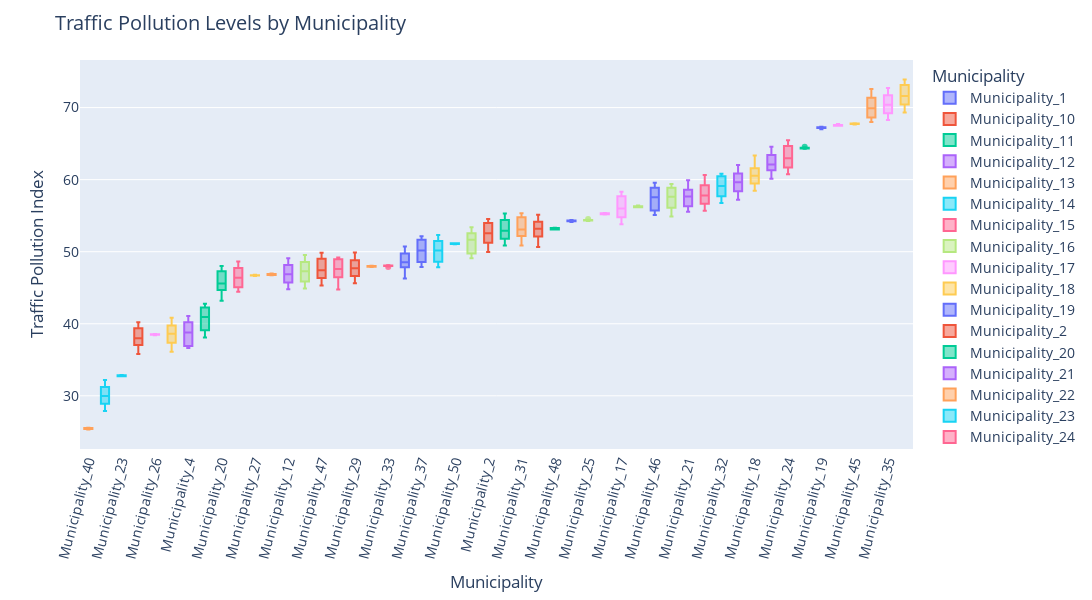

Write notebook code for a chart like this one.
### Code cell
mu_sorted = mu.groupby("Municipality")["Traffic_Pollution"].median().sort_values().index


fig = px.box(mu, x="Municipality", y="Traffic_Pollution", color="Municipality")

fig.update_layout(
    title="Traffic Pollution Levels by Municipality",
    xaxis_title="Municipality",
    yaxis_title="Traffic Pollution Index",
    width=1200, height=600,  
    xaxis_tickangle=-75,  
    font=dict(size=14), 
    xaxis={'categoryorder':'array', 'categoryarray':mu_sorted}  )

fig.update_traces(marker=dict(opacity=0.8)) 
fig.show()

### Figure 1 — Plotly figure (JSON) as saved in the notebook; plotly's stock layout.template omitted (floating-point values rounded to 4 significant figures)
{"data": [{"alignmentgroup": "True", "hovertemplate": "Municipality=%{x}<br>Traffic_Pollution=%{y}<extra></extra>", "legendgroup": "Municipality_1", "marker": {"color": "#636efa", "opacity": 0.8}, "name": "Municipality_1", "notched": false, "offsetgroup": "Municipality_1", "orientation": "v", "showlegend": true, "type": "box", "x": ["Municipality_1", "Municipality_1", "Municipality_1", "Municipality_1", "Municipality_1", "Municipality_1", "Municipality_1", "Municipality_1", "Municipality_1", "Municipality_1"], "x0": " ", "xaxis": "x", "y": [46.28, 47.14, 47.87, 47.83, 48.38, 48.67, 49.74, 49.59, 50.58, 50.71], "y0": " ", "yaxis": "y"}, {"alignmentgroup": "True", "hovertemplate": "Municipality=%{x}<br>Traffic_Pollution=%{y}<extra></extra>", "legendgroup": "Municipality_10", "marker": {"color": "#EF553B", "opacity": 0.8}, "name": "Municipality_10", "notched": false, "offsetgroup": "Municipality_10", "orientation": "v", "showlegend": true, "type": "box", "x": ["Municipality_10", "Municipality_10", "Municipality_10", "Municipality_10", "Municipality_10", "Municipality_10", "Municipality_10", "Municipality_10", "Municipality_10", "Municipality_10"], "x0": " ", "xaxis": "x", "y": [50.65, 51.25, 52.12, 52.73, 52.67, 53.73, 53.62, 54.15, 54.64, 55.13], "y0": " ", "yaxis": "y"}, {"alignmentgroup": "True", "hovertemplate": "Municipality=%{x}<br>Traffic_Pollution=%{y}<extra></extra>", "legendgroup": "Municipality_11", "marker": {"color": "#00cc96", "opacity": 0.8}, "name": "Municipality_11", "notched": false, "offsetgroup": "Municipality_11", "orientation": "v", "showlegend": true, "type": "box", "x": ["Municipality_11", "Municipality_11", "Municipality_11", "Municipality_11", "Municipality_11", "Municipality_11", "Municipality_11", "Municipality_11", "Municipality_11", "Municipality_11"], "x0": " ", "xaxis": "x", "y": [38.09, 38.48, 39.11, 39.86, 40.65, 41.19, 41.47, 42.52, 42.26, 42.76], "y0": " ", "yaxis": "y"}, {"alignmentgroup": "True", "hovertemplate": "Municipality=%{x}<br>Traffic_Pollution=%{y}<extra></extra>", "legendgroup": "Municipality_12", "marker": {"color": "#ab63fa", "opacity": 0.8}, "name": "Municipality_12", "notched": false, "offsetgroup": "Municipality_12", "orientation": "v", "showlegend": true, "type": "box", "x": ["Municipality_12", "Municipality_12", "Municipality_12", "Municipality_12", "Municipality_12", "Municipality_12", "Municipality_12", "Municipality_12", "Municipality_12", "Municipality_12"], "x0": " ", "xaxis": "x", "y": [44.78, 45.31, 45.74, 45.81, 46.77, 47.0, 47.19, 48.14, 48.69, 49.08], "y0": " ", "yaxis": "y"}, {"alignmentgroup": "True", "hovertemplate": "Municipality=%{x}<br>Traffic_Pollution=%{y}<extra></extra>", "legendgroup": "Municipality_13", "marker": {"color": "#FFA15A", "opacity": 0.8}, "name": "Municipality_13", "notched": false, "offsetgroup": "Municipality_13", "orientation": "v", "showlegend": true, "type": "box", "x": ["Municipality_13", "Municipality_13", "Municipality_13", "Municipality_13", "Municipality_13", "Municipality_13", "Municipality_13", "Municipality_13", "Municipality_13", "Municipality_13"], "x0": " ", "xaxis": "x", "y": [48.05, 47.91, 47.92, 47.96, 47.86, 47.98, 48.0, 48.02, 47.88, 47.9], "y0": " ", "yaxis": "y"}, {"alignmentgroup": "True", "hovertemplate": "Municipality=%{x}<br>Traffic_Pollution=%{y}<extra></extra>", "legendgroup": "Municipality_14", "marker": {"color": "#19d3f3", "opacity": 0.8}, "name": "Municipality_14", "notched": false, "offsetgroup": "Municipality_14", "orientation": "v", "showlegend": true, "type": "box", "x": ["Municipality_14", "Municipality_14", "Municipality_14", "Municipality_14", "Municipality_14", "Municipality_14", "Municipality_14", "Municipality_14", "Municipality_14", "Municipality_14"], "x0": " ", "xaxis": "x", "y": [27.88, 28.24, 28.92, 29.24, 29.42, 30.51, 31.23, 31.19, 31.57, 32.18], "y0": " ", "yaxis": "y"}, {"alignmentgroup": "True", "hovertemplate": "Municipality=%{x}<br>Traffic_Pollution=%{y}<extra></extra>", "legendgroup": "Municipality_15", "marker": {"color": "#FF6692", "opacity": 0.8}, "name": "Municipality_15", "notched": false, "offsetgroup": "Municipality_15", "orientation": "v", "showlegend": true, "type": "box", "x": ["Municipality_15", "Municipality_15", "Municipality_15", "Municipality_15", "Municipality_15", "Municipality_15", "Municipality_15", "Municipality_15", "Municipality_15", "Municipality_15"], "x0": " ", "xaxis": "x", "y": [55.7, 56.56, 56.66, 57.06, 57.49, 58.07, 59.23, 58.89, 59.81, 60.63], "y0": " ", "yaxis": "y"}, {"alignmentgroup": "True", "hovertemplate": "Municipality=%{x}<br>Traffic_Pollution=%{y}<extra></extra>", "legendgroup": "Municipality_16", "marker": {"color": "#B6E880", "opacity": 0.8}, "name": "Municipality_16", "notched": false, "offsetgroup": "Municipality_16", "orientation": "v", "showlegend": true, "type": "box", "x": ["Municipality_16", "Municipality_16", "Municipality_16", "Municipality_16", "Municipality_16", "Municipality_16", "Municipality_16", "Municipality_16", "Municipality_16", "Municipality_16"], "x0": " ", "xaxis": "x", "y": [56.37, 56.19, 56.22, null, 56.22, 56.4, 56.16, 56.29, 56.15, 56.3], "y0": " ", "yaxis": "y"}, {"alignmentgroup": "True", "hovertemplate": "Municipality=%{x}<br>Traffic_Pollution=%{y}<extra></extra>", "legendgroup": "Municipality_17", "marker": {"color": "#FF97FF", "opacity": 0.8}, "name": "Municipality_17", "notched": false, "offsetgroup": "Municipality_17", "orientation": "v", "showlegend": true, "type": "box", "x": ["Municipality_17", "Municipality_17", "Municipality_17", "Municipality_17", "Municipality_17", "Municipality_17", "Municipality_17", "Municipality_17", "Municipality_17", "Municipality_17"], "x0": " ", "xaxis": "x", "y": [53.8, 54.13, 54.77, 55.35, 55.3, 56.68, 56.64, 57.69, 57.75, 58.31], "y0": " ", "yaxis": "y"}, {"alignmentgroup": "True", "hovertemplate": "Municipality=%{x}<br>Traffic_Pollution=%{y}<extra></extra>", "legendgroup": "Municipality_18", "marker": {"color": "#FECB52", "opacity": 0.8}, "name": "Municipality_18", "notched": false, "offsetgroup": "Municipality_18", "orientation": "v", "showlegend": true, "type": "box", "x": ["Municipality_18", "Municipality_18", "Municipality_18", "Municipality_18", "Municipality_18", "Municipality_18", "Municipality_18", "Municipality_18", "Municipality_18", "Municipality_18"], "x0": " ", "xaxis": "x", "y": [58.44, 58.88, 59.48, 59.81, 60.26, 60.83, 61.2, 61.57, 62.37, 63.34], "y0": " ", "yaxis": "y"}, {"alignmentgroup": "True", "hovertemplate": "Municipality=%{x}<br>Traffic_Pollution=%{y}<extra></extra>", "legendgroup": "Municipality_19", "marker": {"color": "#636efa", "opacity": 0.8}, "name": "Municipality_19", "notched": false, "offsetgroup": "Municipality_19", "orientation": "v", "showlegend": true, "type": "box", "x": ["Municipality_19", "Municipality_19", "Municipality_19", "Municipality_19", "Municipality_19", "Municipality_19", "Municipality_19", "Municipality_19", "Municipality_19", "Municipality_19"], "x0": " ", "xaxis": "x", "y": [67.15, 67.19, 67.26, 67.32, null, 67.0, 67.14, 67.21, 67.29, 67.2], "y0": " ", "yaxis": "y"}, {"alignmentgroup": "True", "hovertemplate": "Municipality=%{x}<br>Traffic_Pollution=%{y}<extra></extra>", "legendgroup": "Municipality_2", "marker": {"color": "#EF553B", "opacity": 0.8}, "name": "Municipality_2", "notched": false, "offsetgroup": "Municipality_2", "orientation": "v", "showlegend": true, "type": "box", "x": ["Municipality_2", "Municipality_2", "Municipality_2", "Municipality_2", "Municipality_2", "Municipality_2", "Municipality_2", "Municipality_2", "Municipality_2", "Municipality_2"], "x0": " ", "xaxis": "x", "y": [49.96, 50.82, 51.25, 51.79, 52.36, 52.72, 53.22, 53.99, 54.12, 54.53], "y0": " ", "yaxis": "y"}, {"alignmentgroup": "True", "hovertemplate": "Municipality=%{x}<br>Traffic_Pollution=%{y}<extra></extra>", "legendgroup": "Municipality_20", "marker": {"color": "#00cc96", "opacity": 0.8}, "name": "Municipality_20", "notched": false, "offsetgroup": "Municipality_20", "orientation": "v", "showlegend": true, "type": "box", "x": ["Municipality_20", "Municipality_20", "Municipality_20", "Municipality_20", "Municipality_20", "Municipality_20", "Municipality_20", "Municipality_20", "Municipality_20", "Municipality_20"], "x0": " ", "xaxis": "x", "y": [43.2, 44.16, 44.75, 44.67, 45.35, 45.83, 46.46, 47.29, 47.28, 48.01], "y0": " ", "yaxis": "y"}, {"alignmentgroup": "True", "hovertemplate": "Municipality=%{x}<br>Traffic_Pollution=%{y}<extra></extra>", "legendgroup": "Municipality_21", "marker": {"color": "#ab63fa", "opacity": 0.8}, "name": "Municipality_21", "notched": false, "offsetgroup": "Municipality_21", "orientation": "v", "showlegend": true, "type": "box", "x": ["Municipality_21", "Municipality_21", "Municipality_21", "Municipality_21", "Municipality_21", "Municipality_21", "Municipality_21", "Municipality_21", "Municipality_21", "Municipality_21"], "x0": " ", "xaxis": "x", "y": [55.55, 55.54, 56.31, 57.4, 57.41, 57.88, 58.29, 58.59, 59.3, 59.91], "y0": " ", "yaxis": "y"}, {"alignmentgroup": "True", "hovertemplate": "Municipality=%{x}<br>Traffic_Pollution=%{y}<extra></extra>", "legendgroup": "Municipality_22", "marker": {"color": "#FFA15A", "opacity": 0.8}, "name": "Municipality_22", "notched": false, "offsetgroup": "Municipality_22", "orientation": "v", "showlegend": true, "type": "box", "x": ["Municipality_22", "Municipality_22", "Municipality_22", "Municipality_22", "Municipality_22", "Municipality_22", "Municipality_22", "Municipality_22", "Municipality_22", "Municipality_22"], "x0": " ", "xaxis": "x", "y": [46.8, 46.74, 46.91, 46.78, 46.81, 46.89, 46.82, 46.96, 46.82, 46.72], "y0": " ", "yaxis": "y"}, {"alignmentgroup": "True", "hovertemplate": "Municipality=%{x}<br>Traffic_Pollution=%{y}<extra></extra>", "legendgroup": "Municipality_23", "marker": {"color": "#19d3f3", "opacity": 0.8}, "name": "Municipality_23", "notched": false, "offsetgroup": "Municipality_23", "orientation": "v", "showlegend": true, "type": "box", "x": ["Municipality_23", "Municipality_23", "Municipality_23", "Municipality_23", "Municipality_23", "Municipality_23", "Municipality_23", "Municipality_23", "Municipality_23", "Municipality_23"], "x0": " ", "xaxis": "x", "y": [32.73, 32.88, 32.84, 32.73, 32.73, null, 32.85, 32.9, 32.71, 32.77], "y0": " ", "yaxis": "y"}, {"alignmentgroup": "True", "hovertemplate": "Municipality=%{x}<br>Traffic_Pollution=%{y}<extra></extra>", "legendgroup": "Municipality_24", "marker": {"color": "#FF6692", "opacity": 0.8}, "name": "Municipality_24", "notched": false, "offsetgroup": "Municipality_24", "orientation": "v", "showlegend": true, "type": "box", "x": ["Municipality_24", "Municipality_24", "Municipality_24", "Municipality_24", "Municipality_24", "Municipality_24", "Municipality_24", "Municipality_24", "Municipality_24", "Municipality_24"], "x0": " ", "xaxis": "x", "y": [60.76, 60.97, 61.69, 61.87, 62.67, 63.24, 63.59, 64.67, 64.91, 65.45], "y0": " ", "yaxis": "y"}, {"alignmentgroup": "True", "hovertemplate": "Municipality=%{x}<br>Traffic_Pollution=%{y}<extra></extra>", "legendgroup": "Municipality_25", "marker": {"color": "#B6E880", "opacity": 0.8}, "name": "Municipality_25", "notched": false, "offsetgroup": "Municipality_25", "orientation": "v", "showlegend": true, "type": "box", "x": ["Municipality_25", "Municipality_25", "Municipality_25", "Municipality_25", "Municipality_25", "Municipality_25", "Municipality_25", "Municipality_25", "Municipality_25", "Municipality_25"], "x0": " ", "xaxis": "x", "y": [54.37, 54.36, 54.27, 54.43, 54.39, 54.4, 54.52, 54.32, 54.34, 54.29], "y0": " ", "yaxis": "y"}, {"alignmentgroup": "True", "hovertemplate": "Municipality=%{x}<br>Traffic_Pollution=%{y}<extra></extra>", "legendgroup": "Municipality_26", "marker": {"color": "#FF97FF", "opacity": 0.8}, "name": "Municipality_26", "notched": false, "offsetgroup": "Municipality_26", "orientation": "v", "showlegend": true, "type": "box", "x": ["Municipality_26", "Municipality_26", "Municipality_26", "Municipality_26", "Municipality_26", "Municipality_26", "Municipality_26", "Municipality_26", "Municipality_26", "Municipality_26"], "x0": " ", "xaxis": "x", "y": [38.5, 38.46, 38.53, 38.55, 38.52, 38.56, 38.39, 38.53, 38.45, 38.57], "y0": " ", "yaxis": "y"}, {"alignmentgroup": "True", "hovertemplate": "Municipality=%{x}<br>Traffic_Pollution=%{y}<extra></extra>", "legendgroup": "Municipality_27", "marker": {"color": "#FECB52", "opacity": 0.8}, "name": "Municipality_27", "notched": false, "offsetgroup": "Municipality_27", "orientation": "v", "showlegend": true, "type": "box", "x": ["Municipality_27", "Municipality_27", "Municipality_27", "Municipality_27", "Municipality_27", "Municipality_27", "Municipality_27", "Municipality_27", "Municipality_27", "Municipality_27"], "x0": " ", "xaxis": "x", "y": [46.69, 46.72, 46.75, 46.74, 46.75, 46.68, 46.64, 46.7, 46.8, 46.65], "y0": " ", "yaxis": "y"}, {"alignmentgroup": "True", "hovertemplate": "Municipality=%{x}<br>Traffic_Pollution=%{y}<extra></extra>", "legendgroup": "Municipality_28", "marker": {"color": "#636efa", "opacity": 0.8}, "name": "Municipality_28", "notched": false, "offsetgroup": "Municipality_28", "orientation": "v", "showlegend": true, "type": "box", "x": ["Municipality_28", "Municipality_28", "Municipality_28", "Municipality_28", "Municipality_28", "Municipality_28", "Municipality_28", "Municipality_28", "Municipality_28", "Municipality_28"], "x0": " ", "xaxis": "x", "y": [54.34, 54.34, 54.13, 54.26, 54.12, 54.34, 54.22, 54.28, 54.32, 54.38], "y0": " ", "yaxis": "y"}, {"alignmentgroup": "True", "hovertemplate": "Municipality=%{x}<br>Traffic_Pollution=%{y}<extra></extra>", "legendgroup": "Municipality_29", "marker": {"color": "#EF553B", "opacity": 0.8}, "name": "Municipality_29", "notched": false, "offsetgroup": "Municipality_29", "orientation": "v", "showlegend": true, "type": "box", "x": ["Municipality_29", "Municipality_29", "Municipality_29", "Municipality_29", "Municipality_29", "Municipality_29", "Municipality_29", "Municipality_29", "Municipality_29", "Municipality_29"], "x0": " ", "xaxis": "x", "y": [45.61, 45.66, 46.63, 47.22, 47.44, 47.99, 48.56, 48.82, 49.51, 49.87], "y0": " ", "yaxis": "y"}, {"alignmentgroup": "True", "hovertemplate": "Municipality=%{x}<br>Traffic_Pollution=%{y}<extra></extra>", "legendgroup": "Municipality_3", "marker": {"color": "#00cc96", "opacity": 0.8}, "name": "Municipality_3", "notched": false, "offsetgroup": "Municipality_3", "orientation": "v", "showlegend": true, "type": "box", "x": ["Municipality_3", "Municipality_3", "Municipality_3", "Municipality_3", "Municipality_3", "Municipality_3", "Municipality_3", "Municipality_3", "Municipality_3", "Municipality_3"], "x0": " ", "xaxis": "x", "y": [50.88, 51.58, 51.79, 52.3, 52.66, 53.12, 53.66, 54.39, 55.24, 55.29], "y0": " ", "yaxis": "y"}, {"alignmentgroup": "True", "hovertemplate": "Municipality=%{x}<br>Traffic_Pollution=%{y}<extra></extra>", "legendgroup": "Municipality_30", "marker": {"color": "#ab63fa", "opacity": 0.8}, "name": "Municipality_30", "notched": false, "offsetgroup": "Municipality_30", "orientation": "v", "showlegend": true, "type": "box", "x": ["Municipality_30", "Municipality_30", "Municipality_30", "Municipality_30", "Municipality_30", "Municipality_30", "Municipality_30", "Municipality_30", "Municipality_30", "Municipality_30"], "x0": " ", "xaxis": "x", "y": [57.22, 57.62, 58.37, 58.76, 59.4, 59.86, 60.56, 60.86, 61.55, 62.04], "y0": " ", "yaxis": "y"}, {"alignmentgroup": "True", "hovertemplate": "Municipality=%{x}<br>Traffic_Pollution=%{y}<extra></extra>", "legendgroup": "Municipality_31", "marker": {"color": "#FFA15A", "opacity": 0.8}, "name": "Municipality_31", "notched": false, "offsetgroup": "Municipality_31", "orientation": "v", "showlegend": true, "type": "box", "x": ["Municipality_31", "Municipality_31", "Municipality_31", "Municipality_31", "Municipality_31", "Municipality_31", "Municipality_31", "Municipality_31", "Municipality_31", "Municipality_31"], "x0": " ", "xaxis": "x", "y": [50.86, 51.49, 52.28, 52.16, 52.94, 53.23, 53.44, 54.76, 55.12, 55.35], "y0": " ", "yaxis": "y"}, {"alignmentgroup": "True", "hovertemplate": "Municipality=%{x}<br>Traffic_Pollution=%{y}<extra></extra>", "legendgroup": "Municipality_32", "marker": {"color": "#19d3f3", "opacity": 0.8}, "name": "Municipality_32", "notched": false, "offsetgroup": "Municipality_32", "orientation": "v", "showlegend": true, "type": "box", "x": ["Municipality_32", "Municipality_32", "Municipality_32", "Municipality_32", "Municipality_32", "Municipality_32", "Municipality_32", "Municipality_32", "Municipality_32", "Municipality_32"], "x0": " ", "xaxis": "x", "y": [56.76, 57.31, 57.68, 58.33, 58.84, 59.42, 59.57, 60.47, 60.46, 60.81], "y0": " ", "yaxis": "y"}, {"alignmentgroup": "True", "hovertemplate": "Municipality=%{x}<br>Traffic_Pollution=%{y}<extra></extra>", "legendgroup": "Municipality_33", "marker": {"color": "#FF6692", "opacity": 0.8}, "name": "Municipality_33", "notched": false, "offsetgroup": "Municipality_33", "orientation": "v", "showlegend": true, "type": "box", "x": ["Municipality_33", "Municipality_33", "Municipality_33", "Municipality_33", "Municipality_33", "Municipality_33", "Municipality_33", "Municipality_33", "Municipality_33", "Municipality_33"], "x0": " ", "xaxis": "x", "y": [48.1, 48.09, 48.09, 48.1, 48.02, 47.93, 48.11, 48.07, 47.87, 48.06], "y0": " ", "yaxis": "y"}, {"alignmentgroup": "True", "hovertemplate": "Municipality=%{x}<br>Traffic_Pollution=%{y}<extra></extra>", "legendgroup": "Municipality_34", "marker": {"color": "#B6E880", "opacity": 0.8}, "name": "Municipality_34", "notched": false, "offsetgroup": "Municipality_34", "orientation": "v", "showlegend": true, "type": "box", "x": ["Municipality_34", "Municipality_34", "Municipality_34", "Municipality_34", "Municipality_34", "Municipality_34", "Municipality_34", "Municipality_34", "Municipality_34", "Municipality_34"], "x0": " ", "xaxis": "x", "y": [54.89, 55.61, 56.09, 56.36, 57.34, 57.89, 57.9, 58.9, 58.87, 59.38], "y0": " ", "yaxis": "y"}, {"alignmentgroup": "True", "hovertemplate": "Municipality=%{x}<br>Traffic_Pollution=%{y}<extra></extra>", "legendgroup": "Municipality_35", "marker": {"color": "#FF97FF", "opacity": 0.8}, "name": "Municipality_35", "notched": false, "offsetgroup": "Municipality_35", "orientation": "v", "showlegend": true, "type": "box", "x": ["Municipality_35", "Municipality_35", "Municipality_35", "Municipality_35", "Municipality_35", "Municipality_35", "Municipality_35", "Municipality_35", "Municipality_35", "Municipality_35"], "x0": " ", "xaxis": "x", "y": [68.26, 68.67, 69.22, 70.01, 70.33, 70.43, 71.07, 71.71, 72.51, 72.7], "y0": " ", "yaxis": "y"}, {"alignmentgroup": "True", "hovertemplate": "Municipality=%{x}<br>Traffic_Pollution=%{y}<extra></extra>", "legendgroup": "Municipality_36", "marker": {"color": "#FECB52", "opacity": 0.8}, "name": "Municipality_36", "notched": false, "offsetgroup": "Municipality_36", "orientation": "v", "showlegend": true, "type": "box", "x": ["Municipality_36", "Municipality_36", "Municipality_36", "Municipality_36", "Municipality_36", "Municipality_36", "Municipality_36", "Municipality_36", "Municipality_36", "Municipality_36"], "x0": " ", "xaxis": "x", "y": [69.33, 69.95, 70.42, 70.8, 71.28, 71.91, 72.32, 73.12, 73.23, 73.9], "y0": " ", "yaxis": "y"}, {"alignmentgroup": "True", "hovertemplate": "Municipality=%{x}<br>Traffic_Pollution=%{y}<extra></extra>", "legendgroup": "Municipality_37", "marker": {"color": "#636efa", "opacity": 0.8}, "name": "Municipality_37", "notched": false, "offsetgroup": "Municipality_37", "orientation": "v", "showlegend": true, "type": "box", "x": ["Municipality_37", "Municipality_37", "Municipality_37", "Municipality_37", "Municipality_37", "Municipality_37", "Municipality_37", "Municipality_37", "Municipality_37", "Municipality_37"], "x0": " ", "xaxis": "x", "y": [48.0, 47.87, 48.59, 49.46, 49.75, 50.58, 50.99, 51.66, 51.73, 52.15], "y0": " ", "yaxis": "y"}, {"alignmentgroup": "True", "hovertemplate": "Municipality=%{x}<br>Traffic_Pollution=%{y}<extra></extra>", "legendgroup": "Municipality_38", "marker": {"color": "#EF553B", "opacity": 0.8}, "name": "Municipality_38", "notched": false, "offsetgroup": "Municipality_38", "orientation": "v", "showlegend": true, "type": "box", "x": ["Municipality_38", "Municipality_38", "Municipality_38", "Municipality_38", "Municipality_38", "Municipality_38", "Municipality_38", "Municipality_38", "Municipality_38", "Municipality_38"], "x0": " ", "xaxis": "x", "y": [35.79, 36.18, 37.05, 37.33, 37.59, 38.36, 39.08, 39.36, 39.98, 40.2], "y0": " ", "yaxis": "y"}, {"alignmentgroup": "True", "hovertemplate": "Municipality=%{x}<br>Traffic_Pollution=%{y}<extra></extra>", "legendgroup": "Municipality_39", "marker": {"color": "#00cc96", "opacity": 0.8}, "name": "Municipality_39", "notched": false, "offsetgroup": "Municipality_39", "orientation": "v", "showlegend": true, "type": "box", "x": ["Municipality_39", "Municipality_39", "Municipality_39", "Municipality_39", "Municipality_39", "Municipality_39", "Municipality_39", "Municipality_39", "Municipality_39", "Municipality_39"], "x0": " ", "xaxis": "x", "y": [64.41, 64.29, 64.56, 64.33, 64.33, 64.35, 64.36, 64.38, 64.5, 64.29], "y0": " ", "yaxis": "y"}, {"alignmentgroup": "True", "hovertemplate": "Municipality=%{x}<br>Traffic_Pollution=%{y}<extra></extra>", "legendgroup": "Municipality_4", "marker": {"color": "#ab63fa", "opacity": 0.8}, "name": "Municipality_4", "notched": false, "offsetgroup": "Municipality_4", "orientation": "v", "showlegend": true, "type": "box", "x": ["Municipality_4", "Municipality_4", "Municipality_4", "Municipality_4", "Municipality_4", "Municipality_4", "Municipality_4", "Municipality_4", "Municipality_4", "Municipality_4"], "x0": " ", "xaxis": "x", "y": [36.91, 36.64, 36.9, 37.63, 38.62, 38.94, 39.44, 40.23, 40.24, 41.09], "y0": " ", "yaxis": "y"}, {"alignmentgroup": "True", "hovertemplate": "Municipality=%{x}<br>Traffic_Pollution=%{y}<extra></extra>", "legendgroup": "Municipality_40", "marker": {"color": "#FFA15A", "opacity": 0.8}, "name": "Municipality_40", "notched": false, "offsetgroup": "Municipality_40", "orientation": "v", "showlegend": true, "type": "box", "x": ["Municipality_40", "Municipality_40", "Municipality_40", "Municipality_40", "Municipality_40", "Municipality_40", "Municipality_40", "Municipality_40", "Municipality_40", "Municipality_40"], "x0": " ", "xaxis": "x", "y": [25.4, 25.45, 25.49, 25.56, 25.5, 25.39, 25.32, 25.56, 25.46, 25.54], "y0": " ", "yaxis": "y"}, {"alignmentgroup": "True", "hovertemplate": "Municipality=%{x}<br>Traffic_Pollution=%{y}<extra></extra>", "legendgroup": "Municipality_41", "marker": {"color": "#19d3f3", "opacity": 0.8}, "name": "Municipality_41", "notched": false, "offsetgroup": "Municipality_41", "orientation": "v", "showlegend": true, "type": "box", "x": ["Municipality_41", "Municipality_41", "Municipality_41", "Municipality_41", "Municipality_41", "Municipality_41", "Municipality_41", "Municipality_41", "Municipality_41", "Municipality_41"], "x0": " ", "xaxis": "x", "y": [47.83, 48.62, 48.55, 49.41, 50.13, 50.21, 51.01, 51.48, 52.27, 52.3], "y0": " ", "yaxis": "y"}, {"alignmentgroup": "True", "hovertemplate": "Municipality=%{x}<br>Traffic_Pollution=%{y}<extra></extra>", "legendgroup": "Municipality_42", "marker": {"color": "#FF6692", "opacity": 0.8}, "name": "Municipality_42", "notched": false, "offsetgroup": "Municipality_42", "orientation": "v", "showlegend": true, "type": "box", "x": ["Municipality_42", "Municipality_42", "Municipality_42", "Municipality_42", "Municipality_42", "Municipality_42", "Municipality_42", "Municipality_42", "Municipality_42", "Municipality_42"], "x0": " ", "xaxis": "x", "y": [44.74, null, 45.9, 46.64, 47.09, 47.6, 48.01, 49.01, 48.91, 49.21], "y0": " ", "yaxis": "y"}, {"alignmentgroup": "True", "hovertemplate": "Municipality=%{x}<br>Traffic_Pollution=%{y}<extra></extra>", "legendgroup": "Municipality_43", "marker": {"color": "#B6E880", "opacity": 0.8}, "name": "Municipality_43", "notched": false, "offsetgroup": "Municipality_43", "orientation": "v", "showlegend": true, "type": "box", "x": ["Municipality_43", "Municipality_43", "Municipality_43", "Municipality_43", "Municipality_43", "Municipality_43", "Municipality_43", "Municipality_43", "Municipality_43", "Municipality_43"], "x0": " ", "xaxis": "x", "y": [49.08, 49.31, 49.9, 50.34, null, 51.66, 51.74, 52.43, 52.95, 53.4], "y0": " ", "yaxis": "y"}, {"alignmentgroup": "True", "hovertemplate": "Municipality=%{x}<br>Traffic_Pollution=%{y}<extra></extra>", "legendgroup": "Municipality_44", "marker": {"color": "#FF97FF", "opacity": 0.8}, "name": "Municipality_44", "notched": false, "offsetgroup": "Municipality_44", "orientation": "v", "showlegend": true, "type": "box", "x": ["Municipality_44", "Municipality_44", "Municipality_44", "Municipality_44", "Municipality_44", "Municipality_44", "Municipality_44", "Municipality_44", "Municipality_44", "Municipality_44"], "x0": " ", "xaxis": "x", "y": [55.27, 55.22, 55.17, 55.26, 55.34, 55.18, 55.17, 55.38, 55.22, 55.32], "y0": " ", "yaxis": "y"}, {"alignmentgroup": "True", "hovertemplate": "Municipality=%{x}<br>Traffic_Pollution=%{y}<extra></extra>", "legendgroup": "Municipality_45", "marker": {"color": "#FECB52", "opacity": 0.8}, "name": "Municipality_45", "notched": false, "offsetgroup": "Municipality_45", "orientation": "v", "showlegend": true, "type": "box", "x": ["Municipality_45", "Municipality_45", "Municipality_45", "Municipality_45", "Municipality_45", "Municipality_45", "Municipality_45", "Municipality_45", "Municipality_45", "Municipality_45"], "x0": " ", "xaxis": "x", "y": [67.69, 67.8, 67.72, 67.74, 67.64, 67.78, 67.84, 67.76, 67.73, 67.75], "y0": " ", "yaxis": "y"}, {"alignmentgroup": "True", "hovertemplate": "Municipality=%{x}<br>Traffic_Pollution=%{y}<extra></extra>", "legendgroup": "Municipality_46", "marker": {"color": "#636efa", "opacity": 0.8}, "name": "Municipality_46", "notched": false, "offsetgroup": "Municipality_46", "orientation": "v", "showlegend": true, "type": "box", "x": ["Municipality_46", "Municipality_46", "Municipality_46", "Municipality_46", "Municipality_46", "Municipality_46", "Municipality_46", "Municipality_46", "Municipality_46", "Municipality_46"], "x0": " ", "xaxis": "x", "y": [55.08, 55.38, 55.72, 56.82, 57.25, 57.87, 58.37, 58.86, 59.0, 59.58], "y0": " ", "yaxis": "y"}, {"alignmentgroup": "True", "hovertemplate": "Municipality=%{x}<br>Traffic_Pollution=%{y}<extra></extra>", "legendgroup": "Municipality_47", "marker": {"color": "#EF553B", "opacity": 0.8}, "name": "Municipality_47", "notched": false, "offsetgroup": "Municipality_47", "orientation": "v", "showlegend": true, "type": "box", "x": ["Municipality_47", "Municipality_47", "Municipality_47", "Municipality_47", "Municipality_47", "Municipality_47", "Municipality_47", "Municipality_47", "Municipality_47", "Municipality_47"], "x0": " ", "xaxis": "x", "y": [45.3, 46.2, 46.33, 46.81, 47.02, 47.82, 48.45, 49.01, 49.84, 49.75], "y0": " ", "yaxis": "y"}, {"alignmentgroup": "True", "hovertemplate": "Municipality=%{x}<br>Traffic_Pollution=%{y}<extra></extra>", "legendgroup": "Municipality_48", "marker": {"color": "#00cc96", "opacity": 0.8}, "name": "Municipality_48", "notched": false, "offsetgroup": "Municipality_48", "orientation": "v", "showlegend": true, "type": "box", "x": ["Municipality_48", "Municipality_48", "Municipality_48", "Municipality_48", "Municipality_48", "Municipality_48", "Municipality_48", "Municipality_48", "Municipality_48", "Municipality_48"], "x0": " ", "xaxis": "x", "y": [53.09, 53.22, 53.31, 53.1, 53.1, 53.3, 53.26, 53.1, 53.26, 53.29], "y0": " ", "yaxis": "y"}, {"alignmentgroup": "True", "hovertemplate": "Municipality=%{x}<br>Traffic_Pollution=%{y}<extra></extra>", "legendgroup": "Municipality_49", "marker": {"color": "#ab63fa", "opacity": 0.8}, "name": "Municipality_49", "notched": false, "offsetgroup": "Municipality_49", "orientation": "v", "showlegend": true, "type": "box", "x": ["Municipality_49", "Municipality_49", "Municipality_49", "Municipality_49", "Municipality_49", "Municipality_49", "Municipality_49", "Municipality_49", "Municipality_49", "Municipality_49"], "x0": " ", "xaxis": "x", "y": [60.11, 61.01, 61.29, 61.6, 61.66, 62.54, 63.21, 63.42, 63.82, 64.57], "y0": " ", "yaxis": "y"}, {"alignmentgroup": "True", "hovertemplate": "Municipality=%{x}<br>Traffic_Pollution=%{y}<extra></extra>", "legendgroup": "Municipality_5", "marker": {"color": "#FFA15A", "opacity": 0.8}, "name": "Municipality_5", "notched": false, "offsetgroup": "Municipality_5", "orientation": "v", "showlegend": true, "type": "box", "x": ["Municipality_5", "Municipality_5", "Municipality_5", "Municipality_5", "Municipality_5", "Municipality_5", "Municipality_5", "Municipality_5", "Municipality_5", "Municipality_5"], "x0": " ", "xaxis": "x", "y": [68.0, 68.45, 68.63, 69.04, 69.42, 70.43, 71.03, 71.36, 72.13, 72.58], "y0": " ", "yaxis": "y"}, {"alignmentgroup": "True", "hovertemplate": "Municipality=%{x}<br>Traffic_Pollution=%{y}<extra></extra>", "legendgroup": "Municipality_50", "marker": {"color": "#19d3f3", "opacity": 0.8}, "name": "Municipality_50", "notched": false, "offsetgroup": "Municipality_50", "orientation": "v", "showlegend": true, "type": "box", "x": ["Municipality_50", "Municipality_50", "Municipality_50", "Municipality_50", "Municipality_50", "Municipality_50", "Municipality_50", "Municipality_50", "Municipality_50", "Municipality_50"], "x0": " ", "xaxis": "x", "y": [51.08, 51.16, 51.15, 51.18, 51.16, 51.05, 51.04, 51.18, 51.18, 51.11], "y0": " ", "yaxis": "y"}, {"alignmentgroup": "True", "hovertemplate": "Municipality=%{x}<br>Traffic_Pollution=%{y}<extra></extra>", "legendgroup": "Municipality_6", "marker": {"color": "#FF6692", "opacity": 0.8}, "name": "Municipality_6", "notched": false, "offsetgroup": "Municipality_6", "orientation": "v", "showlegend": true, "type": "box", "x": ["Municipality_6", "Municipality_6", "Municipality_6", "Municipality_6", "Municipality_6", "Municipality_6", "Municipality_6", "Municipality_6", "Municipality_6", "Municipality_6"], "x0": " ", "xaxis": "x", "y": [44.45, 44.56, 45.06, 45.8, 46.29, 46.5, 47.65, 47.72, 48.04, 48.65], "y0": " ", "yaxis": "y"}, {"alignmentgroup": "True", "hovertemplate": "Municipality=%{x}<br>Traffic_Pollution=%{y}<extra></extra>", "legendgroup": "Municipality_7", "marker": {"color": "#B6E880", "opacity": 0.8}, "name": "Municipality_7", "notched": false, "offsetgroup": "Municipality_7", "orientation": "v", "showlegend": true, "type": "box", "x": ["Municipality_7", "Municipality_7", "Municipality_7", "Municipality_7", "Municipality_7", "Municipality_7", "Municipality_7", "Municipality_7", "Municipality_7", "Municipality_7"], "x0": " ", "xaxis": "x", "y": [44.9, 45.87, 45.8, 46.53, 47.19, 47.39, 48.01, 48.58, 48.92, 49.53], "y0": " ", "yaxis": "y"}, {"alignmentgroup": "True", "hovertemplate": "Municipality=%{x}<br>Traffic_Pollution=%{y}<extra></extra>", "legendgroup": "Municipality_8", "marker": {"color": "#FF97FF", "opacity": 0.8}, "name": "Municipality_8", "notched": false, "offsetgroup": "Municipality_8", "orientation": "v", "showlegend": true, "type": "box", "x": ["Municipality_8", "Municipality_8", "Municipality_8", "Municipality_8", "Municipality_8", "Municipality_8", "Municipality_8", "Municipality_8", "Municipality_8", "Municipality_8"], "x0": " ", "xaxis": "x", "y": [67.58, 67.57, 67.47, 67.46, 67.47, 67.51, 67.71, 67.53, 67.49, 67.61], "y0": " ", "yaxis": "y"}, {"alignmentgroup": "True", "hovertemplate": "Municipality=%{x}<br>Traffic_Pollution=%{y}<extra></extra>", "legendgroup": "Municipality_9", "marker": {"color": "#FECB52", "opacity": 0.8}, "name": "Municipality_9", "notched": false, "offsetgroup": "Municipality_9", "orientation": "v", "showlegend": true, "type": "box", "x": ["Municipality_9", "Municipality_9", "Municipality_9", "Municipality_9", "Municipality_9", "Municipality_9", "Municipality_9", "Municipality_9", "Municipality_9", "Municipality_9"], "x0": " ", "xaxis": "x", "y": [36.12, 36.71, 37.37, 37.76, 38.67, 38.53, 39.67, 39.76, 40.14, 40.85], "y0": " ", "yaxis": "y"}], "layout": {"boxmode": "overlay", "font": {"size": 14}, "height": 600, "legend": {"title": {"text": "Municipality"}, "tracegroupgap": 0}, "margin": {"t": 60}, "title": {"text": "Traffic Pollution Levels by Municipality"}, "width": 1200, "xaxis": {"anchor": "y", "categoryarray": ["Municipality_40", "Municipality_14", "Municipality_23", "Municipality_38", "Municipality_26", "Municipality_9", "Municipality_4", "Municipality_11", "Municipality_20", "Municipality_6", "Municipality_27", "Municipality_22", "Municipality_12", "Municipality_7", "Municipality_47", "Municipality_42", "Municipality_29", "Municipality_13", "Municipality_33", "Municipality_1", "Municipality_37", "Municipality_41", "Municipality_50", "Municipality_43", "Municipality_2", "Municipality_3", "Municipality_31", "Municipality_10", "Municipality_48", "Municipality_28", "Municipality_25", "Municipality_44", "Municipality_17", "Municipality_16", "Municipality_46", "Municipality_34", "Municipality_21", "Municipality_15", "Municipality_32", "Municipality_30", "Municipality_18", "Municipality_49", "Municipality_24", "Municipality_39", "Municipality_19", "Municipality_8", "Municipality_45", "Municipality_5", "Municipality_35", "Municipality_36"], "categoryorder": "array", "domain": [0, 1], "tickangle": -75, "title": {"text": "Municipality"}}, "yaxis": {"anchor": "x", "domain": [0, 1], "title": {"text": "Traffic Pollution Index"}}}}
